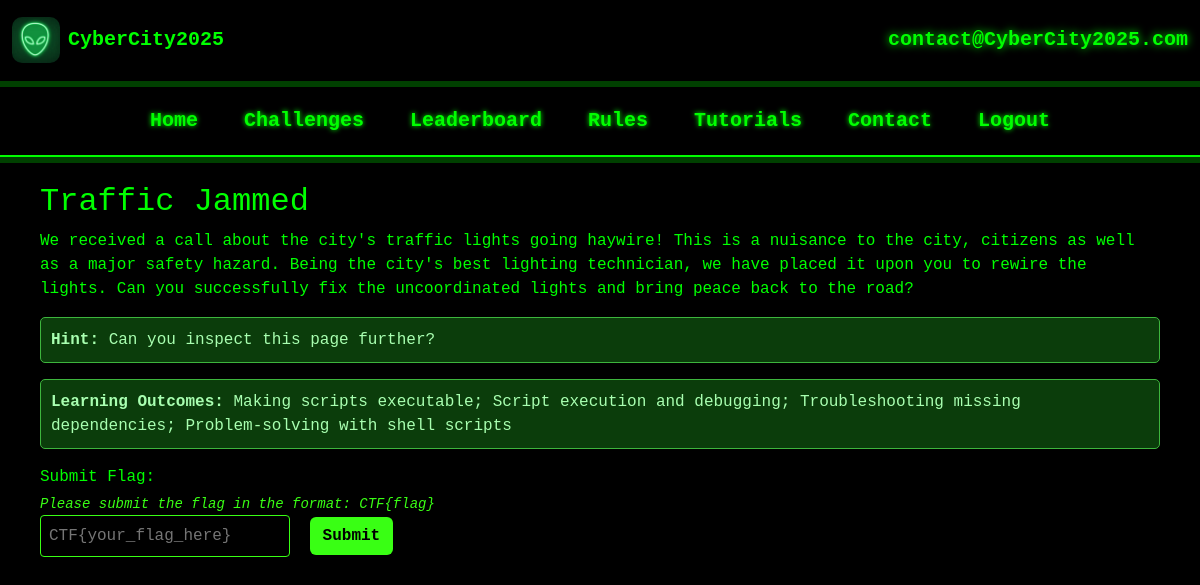
/challenge/3 (signed in), run on the app's committed database.
### models.py (models this page shows)
class Challenge(db.Model):
    id = db.Column(db.Integer, primary_key=True)
    challengeTitle = db.Column(db.String(255))
    description = db.Column(db.Text)
    hint = db.Column(db.Text)
    flag = db.Column(db.String(255))
    points = db.Column(db.Integer, default=100)
    file_url = db.Column(db.String(255))
    learning_outcomes = db.Column(db.Text)  # Will store learning outcomes as a JSON string or plain text

### app.py (the view, shortened to what this page needs)
@app.route("/challenge/<int:challenge_id>", methods=["GET", "POST"])
@login_required
def challenge_page(challenge_id):
    challenge = Challenge.query.get_or_404(challenge_id)
    message = None
    already_done = ChallengeCompletion.query.filter_by(
        user_id=current_user.id, challenge_id=challenge.id
    ).first()
    return render_template("challenge.html", challenge=challenge, message=message, user=current_user)

### models.py (called while the page is built)
@login.user_loader
def load_user(id):
    return User.query.get(int(id))

    def is_admin(self):
        if self.user_level == 2:
            return True
        else:
            return False

### templates/challenge.html (shortened to what this page needs)
{% extends "base.html" %}
{% block rowOneContent %}
<h2>{{ challenge.challengeTitle }}</h2>
<p>{{ challenge.description }}</p>
{% if challenge.hint %}
  <div class="alert-green-black" style="padding: 10px; margin-bottom: 15px; border-radius: 5px;">
    <strong>Hint:</strong> {{ challenge.hint }}
  </div>
{% endif %}
{% if challenge.learning_outcomes %}
  <div class="alert-green-black" style="padding: 10px; margin-bottom: 15px; border-radius: 5px;">
    <strong>Learning Outcomes:</strong> {{ challenge.learning_outcomes|safe }}
  </div>
{% endif %}
<form method="POST" action="{{ url_for('challenge_page', challenge_id=challenge.id) }}" style="margin-top: 1em;">
  <label for="flag">Submit Flag:</label><br>
  <small style="color: #39ff14; font-style: italic; display: block; margin-top: 5px;">
    Please submit the flag in the format: CTF{flag}
  </small>
  <input
    type="text"
    id="flag"
    name="flag"
    required
    placeholder="CTF{your_flag_here}"
    style="padding: 8px; width: 250px; border-radius: 4px; border: 1px solid #39ff14; background-color: #000; color: #39ff14;"
  >
  <button
    type="submit"
    class="btn"
    style="margin-left: 10px; background-color: #39ff14; color: black; font-weight: bold;"
  >
    Submit
  </button>
</form>
{% endblock %}

### static/site.css (style rules this page uses)
body { background-color: #000000; color: #00FF00; font-family: 'Courier New', Courier, monospace; margin: 0; padding: 0; }
h1, h2, h3, p, ul, li { color: #00FF00; }
.alert-green-black { background-color: #0b3d0b; color: #a8ffb0; border: 1px solid #3db53d; padding: 15px; border-radius: 6px; margin-top: 1em; }

### data on the page
Challenge: challengeTitle "Traffic Jammed", description "We received a call about the city's traffic lights going haywire! This is a nuisance to the city, citizens as well as a major safety hazard. Being the city's best lighting technician, we have placed it upon you to rewire the lights. Can you successfully fix the uncoordinated lights and bring peace back to the road?", hint "Can you inspect this page further?", learning_outcomes "Making scripts executable; Script execution and debugging; Troubleshooting missing dependencies; Problem-solving with shell scripts"
